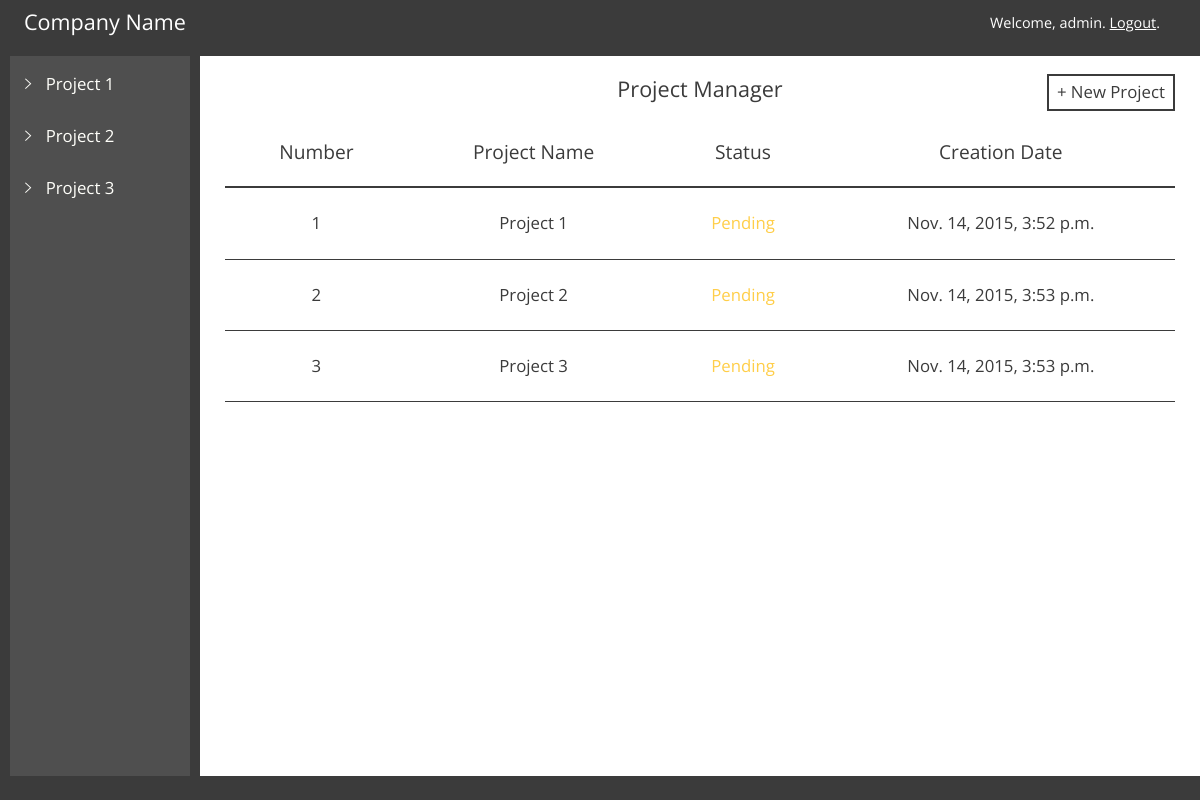
Page /ise_pdt/manager/admin/ (signed in) on the earlier database version.
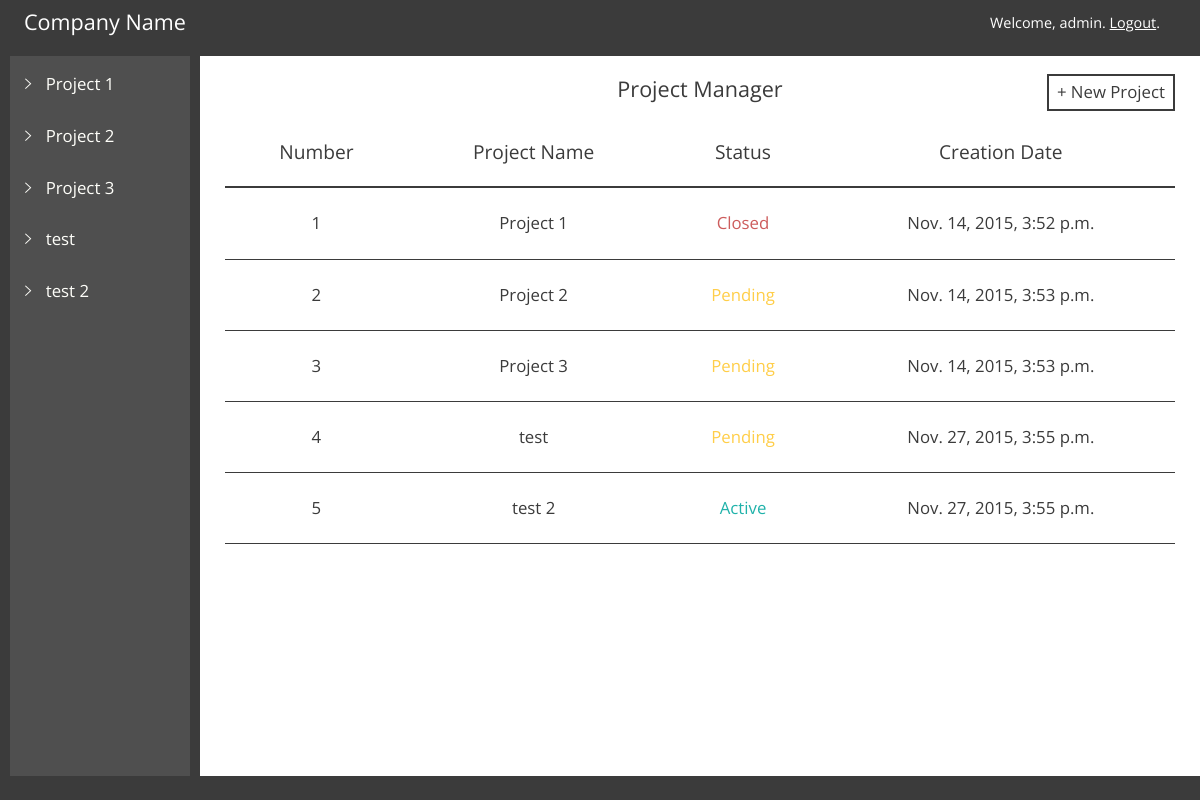
Same page on the later database version.
### ise_pdt/models.py (models this page shows, shortened)
class Project(models.Model):
    STATUS_CHOICE = (
        ('ACT', 'Active'),
        ('CLS', 'Closed'),
        ('PND', 'Pending'),
    )
    creating_user = models.ForeignKey(User)
    project_name = models.CharField(max_length=20)
    project_creation_date = models.DateTimeField('date published')
    project_total_time = models.IntegerField(default=0)
    project_yield = models.FloatField(default=0)
    project_description = models.CharField(max_length=600,default='This is the description')
    project_active_phase = models.CharField(max_length=20, default='')
    project_active_iteration = models.CharField(max_length=20, default='')
    project_status = models.CharField(max_length=3,choices=STATUS_CHOICE,default='PND')

### ise_pdt/views.py (the view)
# urls.py: url(r'^manager/(?P<username>[a-zA-Z0-9]{3,20})/$', views.index_m, name='index_m'),
def index_m(request, username):
    list_of_projects = Project.objects.all().order_by('project_creation_date')
    context = {'list_of_projects': list_of_projects, 'username': username}
    if request.user.is_authenticated() and request.user.groups.filter(name='Manager').exists():
      return render(request, 'ise_pdt/index_m.html', context)
    else:
      return HttpResponseRedirect('/ise_pdt/logout')

### ise_pdt/templates/ise_pdt/index_m.html (shortened to what this page needs)
<!DOCTYPE html>
<html lang="en">
<head>
  {% load staticfiles %}
  <link rel="stylesheet" type="text/css" href="{% static 'ise_pdt/' %}" />
  <link rel="stylesheet" type="text/css" href="{% static 'ise_pdt/vendors/css/reset.css' %}">
  <link rel="stylesheet" type="text/css" href="{% static 'ise_pdt/vendors/css/bootstrap-custom.css' %}">
  <link rel="stylesheet" type="text/css" href="{% static 'ise_pdt/vendors/css/ionicons.min.css' %}">
  <link rel="stylesheet" type="text/css" href="{% static 'ise_pdt/resources/css/main-style.css' %}">
  <link rel="stylesheet" type="text/css" href="{% static 'ise_pdt/resources/css/main-style-m.css' %}">
</head>
<body>
  <div class="app-interface">
    <div class="top-bar">
      <div class="company-name">
        Company Name
      </div>
      <div class="user-name">
        Welcome, {{username}}.
        <a href="/ise_pdt/logout">Logout</a>.
      </div>
    </div>
    <div class="middle-bar">
      <div class="left-section col-xs-2">
        {% if list_of_projects %}
        <div class="left-navi">
          {% for project in list_of_projects %}
          <div class="navi-project-set">
            <div class="project-name-div">
              <div class="click-to-collapse">
                <i class="ion-ios-arrow-right"></i>
              </div>
              <a href="/ise_pdt/manager/{{username}}/{{project.id}}"><h2 class="project-name">{{project.project_name}}</h2></a>
            </div>
          </div>
          {% endfor %}
        </div>
        {% else %}
        <p>No projects are available.</p>
        {% endif %}
      </div>
      <div class="right-section col-xs-10">
        <p class="project-manager-title">Project Manager</p>
        <div class="create-new-item" onclick="location.href = '/ise_pdt/manager/{{username}}/createproject/';">
          + New Project
        </div>
        {% if list_of_projects %}
        <table class="projects-table">
          <tr>
            <th>Number</th>
            <th>Project Name</th>
            <th>Status</th>
            <th>Creation Date</th>
          </tr>
          {% for project in list_of_projects %}
          <tr class="data-row" onclick="location.href = '/ise_pdt/manager/{{username}}/{{project.id}}';">
            <td>{{forloop.counter}}</td>
            <td>{{project.project_name}}</td>
            {% if project.project_status == "ACT" %}
              <td class="iter-act">Active</td>
              {% endif %}
              {% if project.project_status == "CLS" %}
              <td class="iter-cls">Closed</td>
              {% endif %}
              {% if project.project_status == "PND" %}
              <td class="iter-pnd">Pending</td>
              {% endif %}
            <td>{{project.project_creation_date}}</td>
          </tr>
          {% endfor %}
        </table>
        {% else %}
        <p>No projects are available.</p>
        {% endif %}
      </div>
    </div>
    <div class="bottom-bar">
    </div>
  </div>
</body>
</html>

### ise_pdt/static/ise_pdt/resources/css/main-style.css (style rules this page uses)
html { font-family: Open Sans, sans-serif; font-size: 12px; color: #3B3B3B; }
.app-interface { height: 100vh; width: 100vw; }
a, a:visited, a:hover, a:active { color: inherit; }
.top-bar { background-color: #3B3B3B; width: 100%; height: 7%; color: #fff; }
.company-name { font-size: 180%; float: left; margin-top: 0.9%; margin-left: 2%; }
.user-name { font-size: 120%; float: right; margin-top: 1.3%; margin-right: 40px; }
.bottom-bar { background-color: #3B3B3B; width: 100%; height: 3%; }
.middle-bar { width: 100%; height: 90%; }
.middle-bar .left-section { height: 100%; display: inline-block; background-color: #3B3B3B; -webkit-user-select: none; -moz-user-select: none; -ms-user-select: none; user-select: none; }
.left-section .left-navi { display: block; margin: 0 auto; height: 100%; width: 90%; background-color: #4F4F4F; overflow-y: auto; }
.navi-project-set { padding-left: 15px; padding-right: 15px; padding-top: 20px; color: #fffffa; }
.project-name-div { font-size: 140%; margin-bottom: 15px; }
.project-name-div .click-to-collapse { display: inline-block; cursor: pointer; }
.project-name-div .project-name { display: inline-block; margin-left: 10px; }
.middle-bar .right-section { height: 100%; display: inline-block; }

### ise_pdt/static/ise_pdt/resources/css/main-style-m.css (style rules this page uses)
.iter-act { color: #20B2AA; }
.iter-pnd { color: #ffce49; }
.iter-cls { color: #CD5C5C; }
.project-manager-title { position: absolute; left: 50%; top: 3%; -webkit-transform: translateX(-50%); -ms-transform: translateX(-50%); transform: translateX(-50%); font-size: 180%; }
.create-new-item { position: absolute; top: 2.5%; right: 2.5%; font-size: 140%; border: 2px solid #3B3B3B; padding: 8px; cursor: pointer; -webkit-transition: color 0.3s, border 0.3s; transition: color 0.3s, border 0.3s, background: 0.3s; -webkit-user-select: none; -moz-user-select: none; -ms-user-select: none; user-select: none; }
.projects-table { position: absolute; top: 8.5%; left: 50%; -webkit-transform: translateX(-50%); -ms-transform: translateX(-50%); transform: translateX(-50%); width: 95%; }
.projects-table tr.data-row { border-bottom: 1px solid #3B3B3B; cursor: pointer; -webkit-transition: background 0.3s, color 0.3s; transition: background 0.3s, color 0.3s; }
.projects-table tr:first-of-type { border-bottom: 2px solid #3B3B3B; }
.projects-table td, .projects-table th { padding: 25px; text-align: center; }
.projects-table th { font-size: 160%; }
.projects-table td { font-size: 140%; }
.data-row td { line-height: 1.2; }

Differences in the rows shown:
changed Project "Project 1": project_status "Pending" → "Closed"
added Project: project_name "test", project_status "Pending", project_creation_date "Nov. 27, 2015, 3:55 p.m."
added Project: project_name "test 2", project_status "Active", project_creation_date "Nov. 27, 2015, 3:55 p.m."
